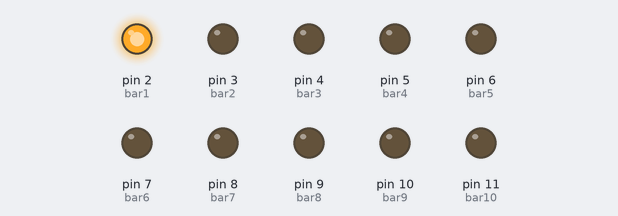
Recording of a sketch running on a simulated Arduino Uno, built with avr-gcc and run on an emulated ATmega328P. Parts: output pins drawn as LEDs (lit = HIGH).

Above: at 0.2 s.
At 1.2 s:
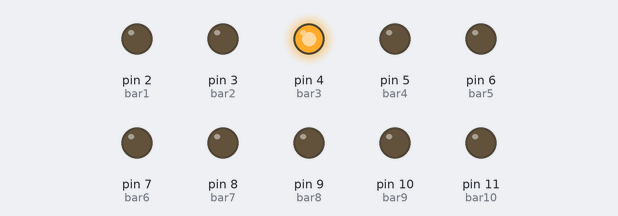
At 2.2 s:
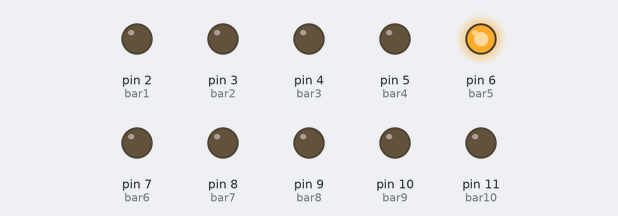
At 5.0 s:
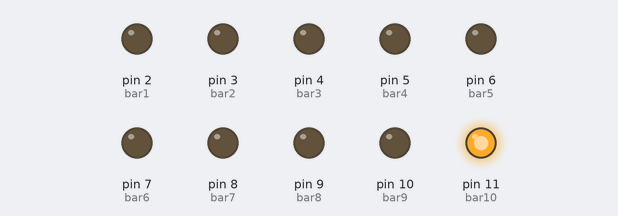
At 9.2 s:
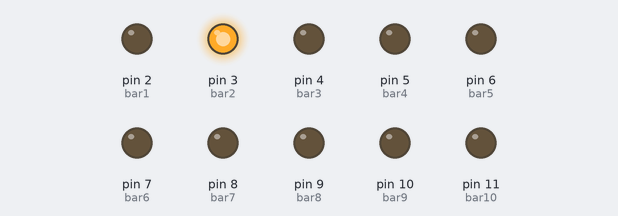
At 13.2 s:
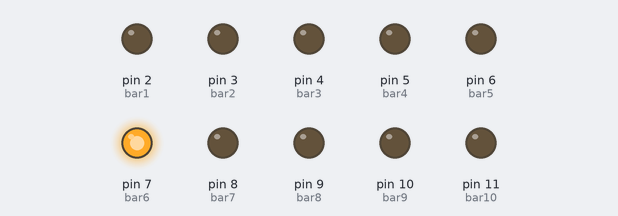
Timing chart, 0 to 13.7 s (numbered marks = the images above):
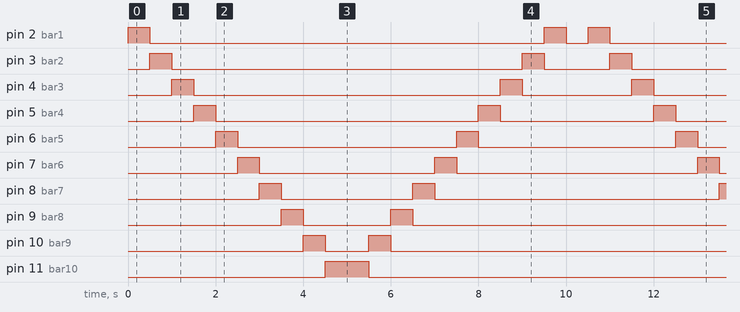

Measured:
- by itself, pin 2 (bar1): repeats every 10.5 s: LOW 9.0 s, HIGH 0.50 s, LOW 0.50 s, HIGH 0.50 s
- by itself, pin 3 (bar2): repeats every 10.5 s: LOW 8.0 s, HIGH 0.50 s, LOW 1.5 s, HIGH 0.50 s
- by itself, pin 4 (bar3): repeats every 10.5 s: LOW 7.0 s, HIGH 0.50 s, LOW 2.5 s, HIGH 0.50 s
- by itself, pin 5 (bar4): repeats every 10.5 s: LOW 6.0 s, HIGH 0.50 s, LOW 3.5 s, HIGH 0.50 s
- by itself, pin 6 (bar5): alternates HIGH for 0.50 s and LOW for 5.0 s
- by itself, pin 7 (bar6): repeats every 10.5 s: LOW 4.0 s, HIGH 0.50 s, LOW 5.5 s, HIGH 0.50 s
- by itself, pin 8 (bar7): repeats every 10.5 s: LOW 3.0 s, HIGH 0.50 s, LOW 6.5 s, HIGH 0.50 s
- by itself, pin 9 (bar8): repeats every 10.5 s: LOW 2.0 s, HIGH 0.50 s, LOW 7.5 s, HIGH 0.50 s

The sketch:

led_secuencial.ino
```cpp
/*
 Fundacion Kinal
 Electronica
Grado: Quito perito
seccion: A
curso: taller de electronica
Nombre: Diego Alejandro Culajay Gonzalez
carnet: 2019485
*/
#define bar1 2
#define bar2 3
#define bar3 4
#define bar4 5
#define bar5 6
#define bar6 7
#define bar7 8
#define bar8 9
#define bar9 10
#define bar10 11
void setup() {
pinMode(bar1, OUTPUT);
pinMode(bar2, OUTPUT);
pinMode(bar3, OUTPUT);
pinMode(bar4, OUTPUT);
pinMode(bar5, OUTPUT);
pinMode(bar6, OUTPUT);
pinMode(bar7, OUTPUT);
pinMode(bar8, OUTPUT);
pinMode(bar9, OUTPUT);
pinMode(bar10, OUTPUT);
}
void loop() {
  digitalWrite(bar1,HIGH);
  delay(500);
  digitalWrite(bar1,LOW);
  digitalWrite(bar2,HIGH);
  delay(500);
  digitalWrite(bar2,LOW);
  digitalWrite(bar3,HIGH);
  delay(500);
  digitalWrite(bar3,LOW);
  digitalWrite(bar4,HIGH);
  delay(500);
  digitalWrite(bar4,LOW);
  digitalWrite(bar5,HIGH);
  delay(500);
  digitalWrite(bar5,LOW);
  digitalWrite(bar6,HIGH);
  delay(500);
  digitalWrite(bar6,LOW);
  digitalWrite(bar7,HIGH);
  delay(500);
  digitalWrite(bar7,LOW);
  digitalWrite(bar8,HIGH);
  delay(500);
  digitalWrite(bar8,LOW);
  digitalWrite(bar9,HIGH);
  delay(500);
  digitalWrite(bar9,LOW);
  digitalWrite(bar10,HIGH);
  delay(500);
  digitalWrite(bar10,HIGH);
  delay(500);
  digitalWrite(bar10,LOW);
  digitalWrite(bar9,HIGH);
  delay(500);
  digitalWrite(bar9,LOW);
  digitalWrite(bar8,HIGH);
  delay(500);
  digitalWrite(bar8,LOW);
  digitalWrite(bar7,HIGH);
  delay(500);
  digitalWrite(bar7,LOW);
  digitalWrite(bar6,HIGH);
  delay(500);
  digitalWrite(bar6,LOW);
  digitalWrite(bar5,HIGH);
  delay(500);
  digitalWrite(bar5,LOW);
  digitalWrite(bar4,HIGH);
  delay(500);
  digitalWrite(bar4,LOW);
  digitalWrite(bar3,HIGH);
  delay(500);
  digitalWrite(bar3,LOW);
  digitalWrite(bar2,HIGH);
  delay(500);
  digitalWrite(bar2,LOW);
  digitalWrite(bar1,HIGH);
  delay(500);
  digitalWrite(bar1,LOW);
  delay(500);
}
```
